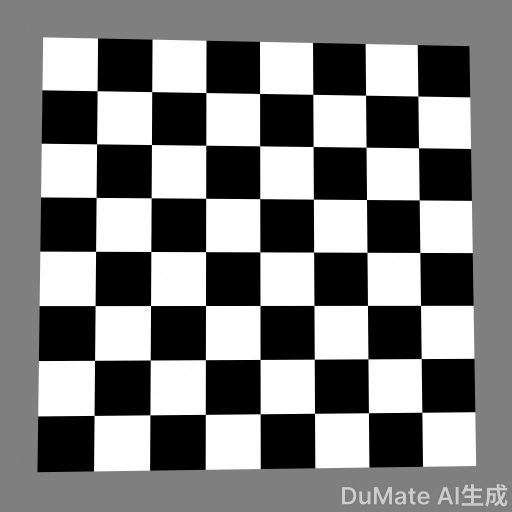
//> input picture 底层算法演示/角点亚像素/assets/checkerboard.png, 1024 x 1024 px (shown at 1/2 size)
$ ./corner_subpixel -i=../assets/checkerboard.png   (built with g++ and OpenCV 4)
//> lines starting //> are read from the running program, lines starting //| are printed output that depends on the picture; after the words box and inside, x2 and y2 are one past the last pixel; in counts of white or black regions, pixels touching at a corner belong together
/**
 * @file    corner_subpixel.cpp
 * @brief   角点亚像素演示：把整数像素角点精化到亚像素精度，并检验收敛性。
 * @details 流程：粗检测角点 -> 设定搜索窗口 -> cornerSubPix 精化 -> 与抖动初值的结果对比精度。
 * @note    依赖：OpenCV 4.x（core / imgproc / imgcodecs / highgui）
 *          cornerSubPix 基于梯度正交假设迭代求解：所有边缘方向的梯度都应垂直于
 *          「角点→邻域点」向量。它要求输入图像有抗锯齿或真实成像的灰度过渡，
 *          纯二值图（只有 0/255）会退化成一个固定的半像素偏置。
 */

#include <algorithm>
#include <cmath>
#include <iomanip>
#include <iostream>
#include <string>
#include <vector>

#include <opencv2/opencv.hpp>
#include <opencv2/core/utils/filesystem.hpp>

namespace {

const int kPanelWidth = 480;
const int kPanelHeight = 360;
const int kTitleHeight = 30;

/** @brief 在若干候选位置中查找素材，便于从不同工作目录运行。 */
std::string locateAsset(const std::string& fileName)
{
    const std::vector<std::string> candidates = {
        "../../assets/" + fileName, "../assets/" + fileName, "assets/" + fileName};
    for (const auto& path : candidates) {
        if (cv::utils::fs::exists(path)) {
            return path;
        }
    }
    return candidates.front();
}

/** @brief 由素材路径推导输出目录：<demo>/assets/x.png -> <demo>/output。 */
std::string outputDirFor(const std::string& inputPath)
{
    std::string dir = inputPath;
    const size_t slash = dir.find_last_of("/\\");
    dir = (slash == std::string::npos) ? "." : dir.substr(0, slash);
    const size_t slash2 = dir.find_last_of("/\\");
    const std::string leaf = (slash2 == std::string::npos) ? dir : dir.substr(slash2 + 1);
    if (leaf == "assets") {
        dir = (slash2 == std::string::npos) ? "." : dir.substr(0, slash2);
    }
    return dir + "/output";
}

/** @brief 等比缩放并居中留白到固定面板。 */
cv::Mat fitPanel(const cv::Mat& image, const std::string& title)
{
    cv::Mat bgr;
    if (image.channels() == 1) {
        cv::cvtColor(image, bgr, cv::COLOR_GRAY2BGR);
    } else {
        bgr = image;
    }
    const double scale =
        std::min(kPanelWidth / static_cast<double>(bgr.cols),
                 kPanelHeight / static_cast<double>(bgr.rows));
    cv::Mat scaled;
    cv::resize(bgr, scaled, cv::Size(), scale, scale, cv::INTER_AREA);
    cv::Mat panel(kPanelHeight + kTitleHeight, kPanelWidth, CV_8UC3, cv::Scalar(255, 255, 255));
    const int x = (kPanelWidth - scaled.cols) / 2;
    const int y = kTitleHeight + (kPanelHeight - scaled.rows) / 2;
    scaled.copyTo(panel(cv::Rect(x, y, scaled.cols, scaled.rows)));
    cv::putText(panel, title, cv::Point(8, 21), cv::FONT_HERSHEY_SIMPLEX, 0.5,
                cv::Scalar(0, 0, 0), 1, cv::LINE_AA);
    return panel;
}

/** @brief 按列数拼接等尺寸面板。 */
cv::Mat montage(const std::vector<cv::Mat>& panels, int cols)
{
    const int rows = static_cast<int>((panels.size() + cols - 1) / cols);
    cv::Mat canvas(rows * panels[0].rows, cols * panels[0].cols, CV_8UC3, cv::Scalar(255, 255, 255));
    for (size_t i = 0; i < panels.size(); ++i) {
        const int r = static_cast<int>(i) / cols;
        const int c = static_cast<int>(i) % cols;
        panels[i].copyTo(canvas(cv::Rect(c * panels[i].cols, r * panels[i].rows,
                                         panels[i].cols, panels[i].rows)));
    }
    return canvas;
}

/**
 * @brief  对给定初值做亚像素精化。
 * @param  gray     灰度图。
 * @param  corners  初值（会被修改为精化结果）。
 * @param  winSize  搜索窗口半径。
 * @param  maxIter  最大迭代次数。
 * @param  epsilon  收敛阈值。
 */
void refineCorners(const cv::Mat& gray, std::vector<cv::Point2f>& corners,
                   int winSize, int maxIter, double epsilon)
{
    const cv::TermCriteria criteria(cv::TermCriteria::EPS + cv::TermCriteria::MAX_ITER,
                                    maxIter, epsilon);
    cv::cornerSubPix(gray, corners, cv::Size(winSize, winSize), cv::Size(-1, -1), criteria);
}

/**
 * @brief  计算梯度正交残差：窗口内 sum |∇I(q)·(q-p)|² / N。
 * @param  gx    x 方向梯度（CV_32F）。
 * @param  gy    y 方向梯度（CV_32F）。
 * @param  p     角点位置。
 * @param  half  窗口半径。
 * @return 平均残差，越小说明角点位置越符合「梯度垂直于角点→邻域点向量」的假设。
 * @note   这正是 cornerSubPix 最小化的目标函数，可直接用来量化精化效果。
 */
double orthogonalityResidual(const cv::Mat& gx, const cv::Mat& gy,
                             const cv::Point2f& p, int half)
{
    const int x0 = cvRound(p.x);
    const int y0 = cvRound(p.y);
    double total = 0.0;
    int count = 0;
    for (int y = y0 - half; y <= y0 + half; ++y) {
        for (int x = x0 - half; x <= x0 + half; ++x) {
            if (x < 0 || y < 0 || x >= gx.cols || y >= gx.rows) {
                continue;
            }
            const double dx = x - p.x;
            const double dy = y - p.y;
            const double value = gx.at<float>(y, x) * dx + gy.at<float>(y, x) * dy;
            total += value * value;
            ++count;
        }
    }
    return count > 0 ? total / count : 0.0;
}

/**
 * @brief  计算一组角点的平均正交残差。
 * @param  gray      灰度图。
 * @param  corners   角点位置。
 * @param  half      窗口半径。
 * @return 平均残差。
 */
double meanResidual(const cv::Mat& gray, const std::vector<cv::Point2f>& corners, int half)
{
    cv::Mat gx;
    cv::Mat gy;
    cv::Sobel(gray, gx, CV_32F, 1, 0, 3);
    cv::Sobel(gray, gy, CV_32F, 0, 1, 3);
    double total = 0.0;
    for (const auto& pt : corners) {
        total += orthogonalityResidual(gx, gy, pt, half);
    }
    return corners.empty() ? 0.0 : total / static_cast<double>(corners.size());
}

/** @brief 计算两组点之间的平均/最大距离。 */
void printError(const std::string& name, const std::vector<cv::Point2f>& a,
                const std::vector<cv::Point2f>& b)
{
    double sum = 0.0;
    double maxValue = 0.0;
    for (size_t i = 0; i < std::min(a.size(), b.size()); ++i) {
        const double d = cv::norm(a[i] - b[i]);
        sum += d;
        maxValue = std::max(maxValue, d);
    }
    const double mean = a.empty() ? 0.0 : sum / static_cast<double>(a.size());
    std::cout << "  " << std::left << std::setw(28) << name
              << " mean=" << std::fixed << std::setprecision(4) << std::setw(8) << mean
              << " max=" << std::setw(8) << maxValue << "\n";
}

}  // namespace

/**
 * @brief  主流程：粗检测、亚像素精化、抖动初值收敛性检验。
 * @param  argc 参数个数。
 * @param  argv 参数列表。
 * @return 0 表示成功，非 0 表示失败。
 */
int main(int argc, char** argv)
{
    const cv::String keys =
        "{help h usage ? |      | 打印帮助信息 }"
        "{i input        |      | 输入图像路径，缺省读取 assets/checkerboard.png }"
        "{o output       |      | 输出图像路径，缺省写入 <目录>/output/corner_subpixel.png }"
        "{n maxCorners   | 200  | 粗检测角点上限 }"
        "{q quality      | 0.40 | 角点质量阈值，太低会把棋盘外边界的弱角点也收进来 }"
        "{m minDistance  | 60   | 角点最小间距，应大于棋盘格的半格宽 }"
        "{w winSize      | 5    | cornerSubPix 搜索窗口半径 }"
        "{j jitter       | 1.5  | 收敛性检验时给初值加的最大抖动(像素) }"
        "{d display      | 0    | 是否弹窗显示 (1=显示, 0=不显示) }";

    cv::CommandLineParser parser(argc, argv, keys);
    parser.about("角点亚像素演示: cornerSubPix 精化与收敛性\n参数请使用 --key=value 形式");
    if (parser.has("help")) {
        parser.printMessage();
        return 0;
    }
    if (!parser.check()) {
        parser.printErrors();
        parser.printMessage();
        return -1;
    }

    std::string inputPath = parser.get<std::string>("input");
    if (inputPath.empty()) {
        inputPath = locateAsset("checkerboard.png");
    }
    const cv::Mat src = cv::imread(inputPath, cv::IMREAD_COLOR);
//> src is the input picture: 1024 rows x 1024 cols, CV_8UC3; min 0, max 255, mean 127.3
    if (src.empty()) {
        std::cerr << "无法读取图像: " << inputPath << std::endl;
        return -1;
    }
    cv::Mat gray;
    cv::cvtColor(src, gray, cv::COLOR_BGR2GRAY);

    // 步骤 1：粗检测角点（整数坐标）。
    std::vector<cv::Point2f> coarse;
    cv::goodFeaturesToTrack(gray, coarse, std::max(1, parser.get<int>("maxCorners")),
                            parser.get<double>("quality"), parser.get<double>("minDistance"));
//> coarse = 49 Points (x, y), first 12: [412, 611], [733, 399], [521, 612], [301, 611], [304, 289], [520, 720], [629, 612], [626, 293], [188, 832], [519, 188], [413, 185], [302, 503]
    if (coarse.empty()) {
        std::cerr << "未检测到角点" << std::endl;
        return -1;
    }

    // 步骤 2~3：设定搜索窗口并做亚像素精化。
    const int winSize = std::max(2, parser.get<int>("winSize"));
    std::vector<cv::Point2f> refined = coarse;
//> refined has the same summary as coarse
    refineCorners(gray, refined, winSize, 40, 0.001);
//> in refineCorners, `cv::cornerSubPix(gray, corners, cv::Size(winSize, winSize), cv::Size(-..`: corners = 49 Points (x, y), first 12: [411.5, 611.5], [733.5, 399.5], [520.5, 611.5], [301.5, 611.6], [303.4, 289.5], [520.5, 719.4], [628.4, 611.4], [626.6, 293.5], [188.6, 831.4], [519.6, 187.4], [412.4, 185.5], [302.3, 503.5]
//> refined has the same summary as corners in refineCorners

    // 步骤 4：对比精度。给初值加上随机抖动再精化，看结果是否收敛到同一位置。
    const double jitter = parser.get<double>("jitter");
    cv::RNG rng(20261119);
    std::vector<cv::Point2f> jittered = coarse;
//> jittered has the same summary as coarse
    for (auto& pt : jittered) {
        pt.x += static_cast<float>(rng.uniform(-jitter, jitter));
        pt.y += static_cast<float>(rng.uniform(-jitter, jitter));
    }
//> this loop made 49 passes
    std::vector<cv::Point2f> jitterRefined = jittered;
//> jitterRefined = 49 Points (x, y), first 12: [412.7, 610.3], [734.4, 399], [520, 611], [301.2, 610.2], [304.9, 290.4], [518.6, 718.8], [627.6, 612.8], [625.3, 294.2], [187.1, 832.1], [519.1, 186.7], [414.4, 185.7], [301.6, 502.9]
    refineCorners(gray, jitterRefined, winSize, 40, 0.001);
//> jitterRefined has the same summary as corners in refineCorners

    std::cout << "输入: " << inputPath << ", 角点数: " << coarse.size()
              << ", 搜索窗口: " << winSize << "x" << winSize << "\n";
//| 输入: ../assets/checkerboard.png, 角点数: 49, 搜索窗口: 5x5
    printError("整数 -> 亚像素", coarse, refined);
//> the loop in printError, `for (size_t i = 0; i < std::min(a.size(), b.size()); ++i)` made 49 passes
//> (d, sum, maxValue) on passes 1 to 12: (0.708, 0.708, 0.708), (0.717, 1.43, 0.717), (0.764, 2.19, 0.764), (0.768, 2.96, 0.768), (0.791, 3.75, 0.791), (0.801, 4.55, 0.801), (0.822, 5.37, 0.822), (0.8, 6.17, 0.822), (0.846, 7.02, 0.846), (0.854, 7.87, 0.854), (0.842, 8.71, 0.854), (0.565, 9.28, 0.854)
//> after the loop in printError, `for (size_t i = 0; i < std::min(a.size(), b.size()); ++i)`: sum = 42.09; maxValue = 1.29
//> in printError, `const double mean = a.empty() ? 0.0 : sum / static_cast<double>(a.size..`: mean = 0.859
//|   整数 -> 亚像素          mean=0.8589   max=1.2935
    printError("抖动初值 -> 亚像素", refined, jitterRefined);
//> the loop in printError (call 2), `for (size_t i = 0; i < std::min(a.size(), b.size()); ++i)` made 49 passes
//> (d, sum, maxValue) on passes 1 to 12: (0.000288, 0.000288, 0.000288), (8.63e-05, 0.000374, 0.000288), (0.000244, 0.000618, 0.000288), (0, 0.000618, 0.000288), (3.05e-05, 0.000649, 0.000288), (0.000136, 0.000785, 0.000288), (0.000193, 0.000978, 0.000288), (6.1e-05, 0.00104, 0.000288), (0.00015, 0.00119, 0.000288), (0.00011, 0.0013, 0.000288), (0.000111, 0.00141, 0.000288), (0.000186, 0.0016, 0.000288)
//|   抖动初值 -> 亚像素    mean=0.0001   max=0.0007

    // 梯度正交残差：cornerSubPix 的目标函数值，越小说明定位越准。
    const double residualCoarse = meanResidual(gray, coarse, winSize);
//> in meanResidual, `cv::Sobel(gray, gy, CV_32F, 0, 1, 3);`:
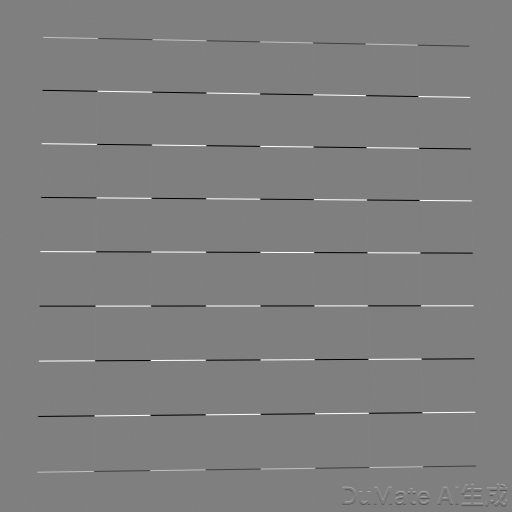
//> gy: 1024 rows x 1024 cols, CV_32FC1 (shown at 1/2 size); min -1020, max 1020, mean 0; drawn with min black and max white
//> the loop in meanResidual, `for (const auto& pt : corners)` made 49 passes
//> (x0 in orthogonalityResidual, y0 in orthogonalityResidual, total) on passes 1 to 12: (412, 611, 165887.7), (733, 399, 329862), (521, 612, 499309), (301, 611, 669659.9), (304, 289, 842795.2), (520, 720, 1017400), (629, 612, 1195253.2), (626, 293, 1371074), (188, 832, 1555229), (519, 188, 1740084.2), (413, 185, 1922472.2), (302, 503, 2052767.6)
//> after the loop in meanResidual, `for (const auto& pt : corners)`: total = 9340671.4
//> residualCoarse = 190625.9
    const double residualRefined = meanResidual(gray, refined, winSize);
//> the loop in meanResidual (call 2), `for (const auto& pt : corners)` made 49 passes
//> (pt, x0 in orthogonalityResidual, y0 in orthogonalityResidual, total) on passes 1 to 12: (Point(411.5, 611.5), 411, 611, 85236.8), (Point(733.5, 399.5), 733, 400, 168308.7), (Point(520.5, 611.5), 520, 611, 249640.1), (Point(301.5, 611.6), 302, 612, 331617.8), (Point(303.4, 289.5), 303, 290, 413452.4), (Point(520.6, 719.4), 521, 719, 494216.1), (Point(628.4, 611.4), 628, 611, 574874.4), (Point(626.6, 293.5), 627, 294, 655582), (Point(188.6, 831.4), 189, 831, 737057.3), (Point(519.6, 187.4), 520, 187, 818984.8), (Point(412.4, 185.5), 412, 186, 900451.6), (Point(302.3, 503.5), 302, 504, 984349.3)
//> residualRefined = 83526
    std::cout << "  梯度正交残差: 整数 " << std::fixed << std::setprecision(0) << residualCoarse
              << " -> 亚像素 " << residualRefined << " ("
              << std::setprecision(1)
              << 100.0 * (1.0 - residualRefined / std::max(1e-9, residualCoarse)) << "% 改善)\n";
//|   梯度正交残差: 整数 190626 -> 亚像素 83526 (56.2% 改善)

    // 可视化：整数角点（绿）与亚像素角点（红）。
    cv::Mat coarseView = src.clone();
    for (const auto& pt : coarse) {
        cv::circle(coarseView, pt, 5, cv::Scalar(0, 255, 0), 1, cv::LINE_AA);
    }
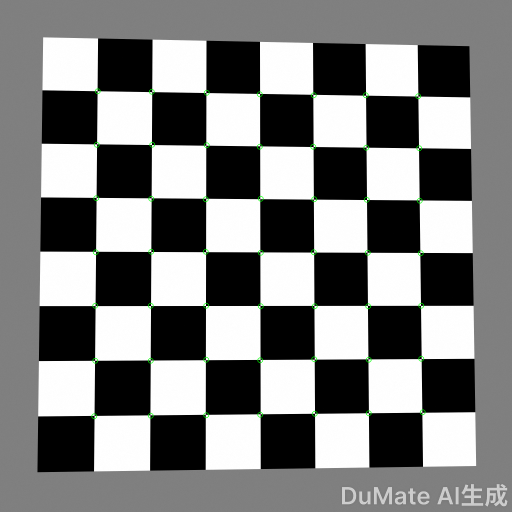
//> coarseView: 1024 rows x 1024 cols, CV_8UC3 (shown at 1/2 size); 0.41% of pixels changed, all inside (x1, y1, x2, y2) = (182, 176, 852, 839)
    cv::Mat refinedView = src.clone();
    for (size_t i = 0; i < refined.size(); ++i) {
        cv::circle(refinedView, coarse[i], 5, cv::Scalar(0, 255, 0), 1, cv::LINE_AA);
        cv::drawMarker(refinedView, refined[i], cv::Scalar(0, 0, 255),
                       cv::MARKER_CROSS, 9, 1, cv::LINE_AA);
    }
//> this loop made 49 passes
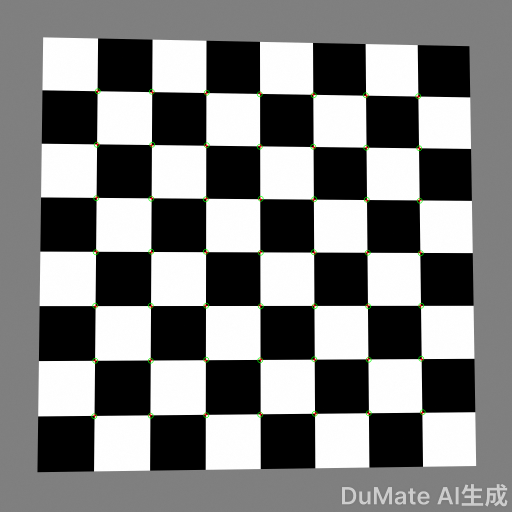
//> refinedView: 1024 rows x 1024 cols, CV_8UC3 (shown at 1/2 size); mean B, G, R 127, 127.4, 127.2

    // 放大一个角点，肉眼才能看出半像素级的差别。
    const cv::Point2f probe = refined[refined.size() / 2];
//> probe = Point(840.3, 505.4)
    const int half = 12;
    const cv::Rect zoomRect(
        std::max(0, static_cast<int>(probe.x) - half),
        std::max(0, static_cast<int>(probe.y) - half), 2 * half, 2 * half);
//> zoomRect = Rect(828, 493, 24, 24)
    cv::Mat zoom = refinedView(zoomRect).clone();
    cv::resize(zoom, zoom, cv::Size(zoom.cols * 12, zoom.rows * 12), 0, 0, cv::INTER_NEAREST);
//> zoom: 288 rows x 288 cols, CV_8UC3

    const std::vector<cv::Mat> panels = {
        fitPanel(coarseView, "integer corners (green)"),
        fitPanel(refinedView, "sub-pixel (red cross)"),
        fitPanel(zoom, "zoom x12")};
//> in fitPanel, `cv::putText(panel, title, cv::Point(8, 21), cv::FONT_HERSHEY_SIMPLEX, ..`: panel: 390 rows x 480 cols, CV_8UC3; mean B, G, R 165.8, 166.1, 165.8
//> call 2 of fitPanel, with title = "sub-pixel (red cross)"
//> in fitPanel (call 2), `cv::resize(bgr, scaled, cv::Size(), scale, scale, cv::INTER_AREA);`: scaled: 360 rows x 360 cols, CV_8UC3; mean B, G, R 127, 127.4, 127.2
//> in fitPanel (call 2), `cv::putText(panel, title, cv::Point(8, 21), cv::FONT_HERSHEY_SIMPLEX, ..`:
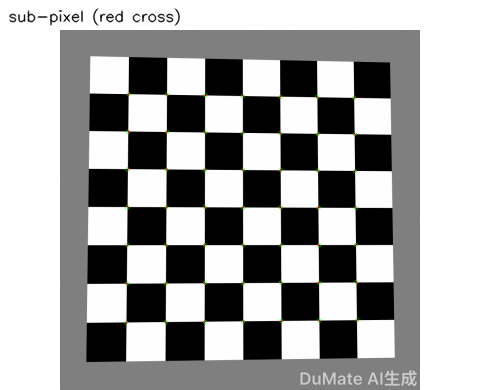
//> panel: 390 rows x 480 cols, CV_8UC3; mean B, G, R 165.8, 166.1, 165.9
//> call 3 of fitPanel, with title = "zoom x12"
//> in fitPanel (call 3), `cv::resize(bgr, scaled, cv::Size(), scale, scale, cv::INTER_AREA);`:
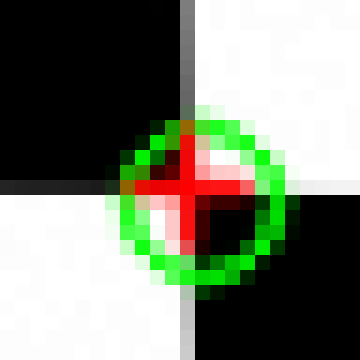
//> scaled: 360 rows x 360 cols, CV_8UC3; mean B, G, R 114.7, 130.7, 123.6
//> in fitPanel (call 3), `cv::putText(panel, title, cv::Point(8, 21), cv::FONT_HERSHEY_SIMPLEX, ..`:
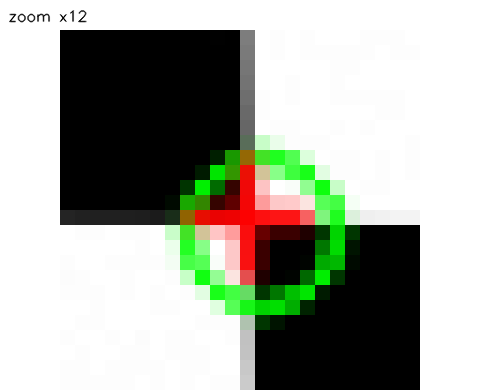
//> panel: 390 rows x 480 cols, CV_8UC3; mean B, G, R 157.6, 168.7, 163.8
    const cv::Mat result = montage(panels, 3);
//> in montage, `const int rows = static_cast<int>((panels.size() + cols - 1) / cols);`: rows = 1
//> in montage, `cv::Mat canvas(rows * panels[0].rows, cols * panels[0].cols, CV_8UC3, ..`: canvas: 390 rows x 1440 cols, CV_8UC3; every value is 255
//> the loop in montage, `for (size_t i = 0; i < panels.size(); ++i)` made 3 passes
//> after the loop in montage, `for (size_t i = 0; i < panels.size(); ++i)`:
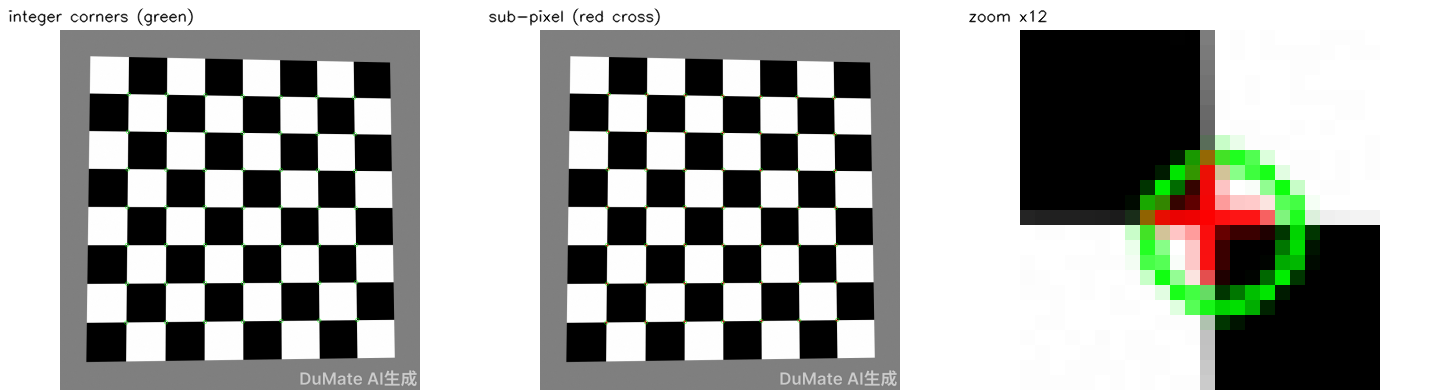
//> canvas: 390 rows x 1440 cols, CV_8UC3; mean B, G, R 163, 166.9, 165.2

    std::string outputPath = parser.get<std::string>("output");
    if (outputPath.empty()) {
        const std::string outDir = outputDirFor(inputPath);
        cv::utils::fs::createDirectories(outDir);
        outputPath = outDir + "/corner_subpixel.png";
    }
    if (!cv::imwrite(outputPath, result)) {
        std::cerr << "无法写入输出图像: " << outputPath << std::endl;
        return -1;
    }
    std::cout << "结果已保存至 " << outputPath << std::endl;

    if (parser.get<int>("display") != 0) {
        cv::imshow("corner subpixel", result);
        cv::waitKey(0);
    }
    return 0;
}
